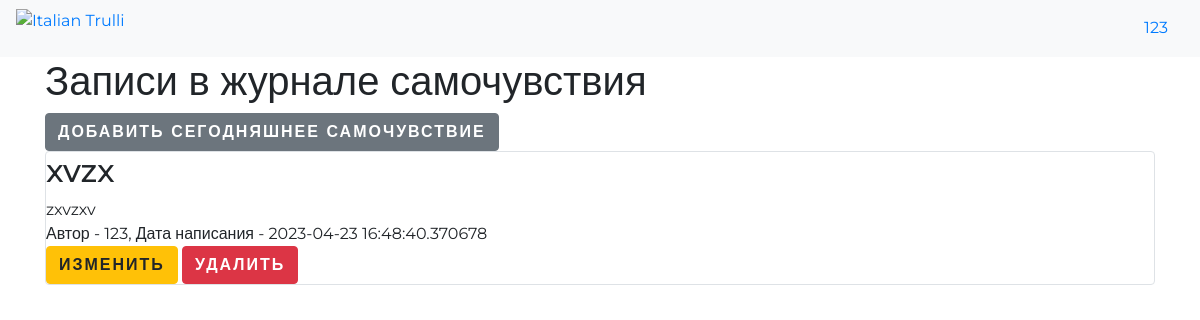
The page / (signed in) on the database as committed earlier.
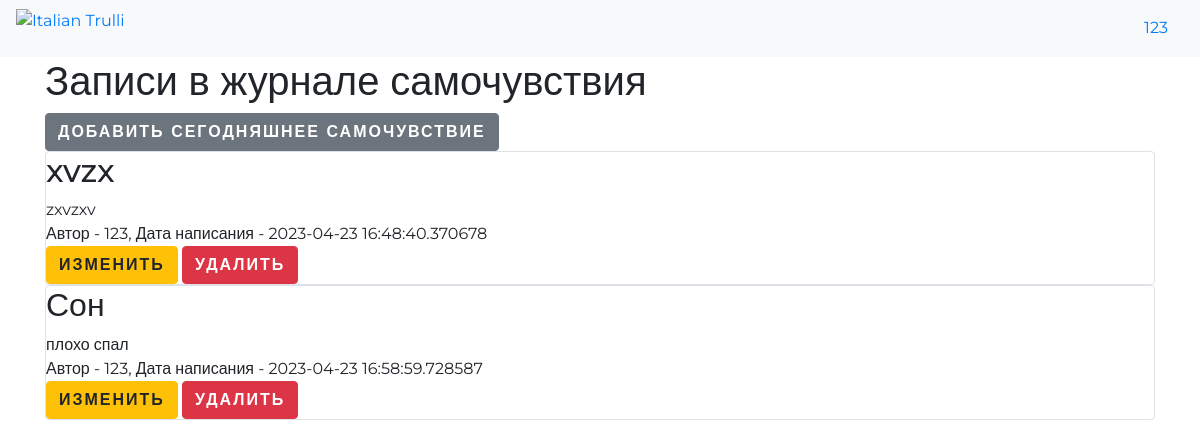
The same page on the database as committed later.
### data/users.py (models this page shows, shortened)
class User(SqlAlchemyBase, UserMixin):
    __tablename__ = 'users'
    id = sqlalchemy.Column(sqlalchemy.Integer, primary_key=True, autoincrement=True)
    name = sqlalchemy.Column(sqlalchemy.String, nullable=True)
    about = sqlalchemy.Column(sqlalchemy.String, nullable=True)
    email = sqlalchemy.Column(sqlalchemy.String, index=True, unique=True, nullable=True)
    hashed_password = sqlalchemy.Column(sqlalchemy.String, nullable=True)
    created_date = sqlalchemy.Column(sqlalchemy.DateTime, default=datetime.datetime.now)
    news = orm.relationship("News", back_populates='user')

### data/news.py (models this page shows)
class News(SqlAlchemyBase):
    __tablename__ = 'news'
    id = sqlalchemy.Column(sqlalchemy.Integer, primary_key=True, autoincrement=True)
    title = sqlalchemy.Column(sqlalchemy.String, nullable=True)
    content = sqlalchemy.Column(sqlalchemy.String, nullable=True)
    created_date = sqlalchemy.Column(sqlalchemy.DateTime, default=datetime.datetime.now)
    is_private = sqlalchemy.Column(sqlalchemy.Boolean, default=True)
    user_id = sqlalchemy.Column(sqlalchemy.Integer, sqlalchemy.ForeignKey("users.id"))
    user = orm.relationship('User')
    categories = orm.relationship("Category", secondary="association", backref="news")

### mai1n.py (the view)
@app.route("/")
def index():
    db_sess = db_session.create_session()
    if current_user.is_authenticated:
        news = db_sess.query(News).filter((News.user == current_user) | (News.is_private != True))
    else:
        news = db_sess.query(News).filter(News.is_private != True)
    return render_template("index.html", news=news)

### data/db_session.py (called while the page is built)
def create_session() -> Session:
    global __factory
    return __factory()

### mai1n.py (called while the page is built)
@login_manager.user_loader
def load_user(user_id):
    db_sess = db_session.create_session()
    return db_sess.query(User).get(user_id)

### templates/index.html
{% extends "base.html" %}
{% block content %}
    <h1>Записи в журнале самочувствия</h1>
    {% if current_user.is_authenticated %}
        <a href="news" class="btn btn-secondary">Добавить сегодняшнее самочувствие</a>
    {% endif %}
    {% for item in news %}
        <div class="col-md6 border rounded">
            <h2>{{ item.title }}</h2>
            <div>
                {{ item.content }}
            </div>
            <div>
                Автор - {{ item.user.name }}, Дата написания - {{ item.created_date }}
            </div>
            {% if current_user.is_authenticated and current_user == item.user %}
                <div>
                    <a href="/news/{{ item.id }}" class="btn btn-warning">Изменить</a>
                    <a href="/news_delete/{{ item.id }}" class="btn btn-danger">Удалить</a>
                </div>
            {% endif %}
        </div>
    {% endfor %}
{% endblock %}

### templates/base.html (shortened to what this page needs)
<!DOCTYPE html>
<html lang="en">
<head>
    <link rel="stylesheet" href="https://stackpath.bootstrapcdn.com/bootstrap/4.4.1/css/bootstrap.min.css"
>
</head>
<body>
<header>
    <nav class="navbar navbar-expand-lg navbar-light bg-light">
        <p><a href="/"><img src="{{ url_for('static', filename='images/logo.png') }}" height="50" alt="Italian Trulli"></p>
        {% if current_user.is_authenticated %}
            <a class="nav-link ml-auto" href="/logout">{{ current_user.name }}</a>
        {% endif %}
    </nav>
</header>
<main role="main" class="container">
    {% block content %}{% endblock %}
</main>
</body>
</html>

### templates/base.html (style rules this page uses)
body { font-family: 'Montserrat', sans-serif; font-size: 16px; line-height: 1.5; }
.navbar-brand, .navbar-nav a, .btn { font-family: 'Montserrat', sans-serif; font-weight: 700; text-transform: uppercase; letter-spacing: 2px; }

Rows that differ between the two databases and show on the page:
added News: title "Сон", content "плохо спал", user.name "123", created_date "2023-04-23 16:58:59.728587"
